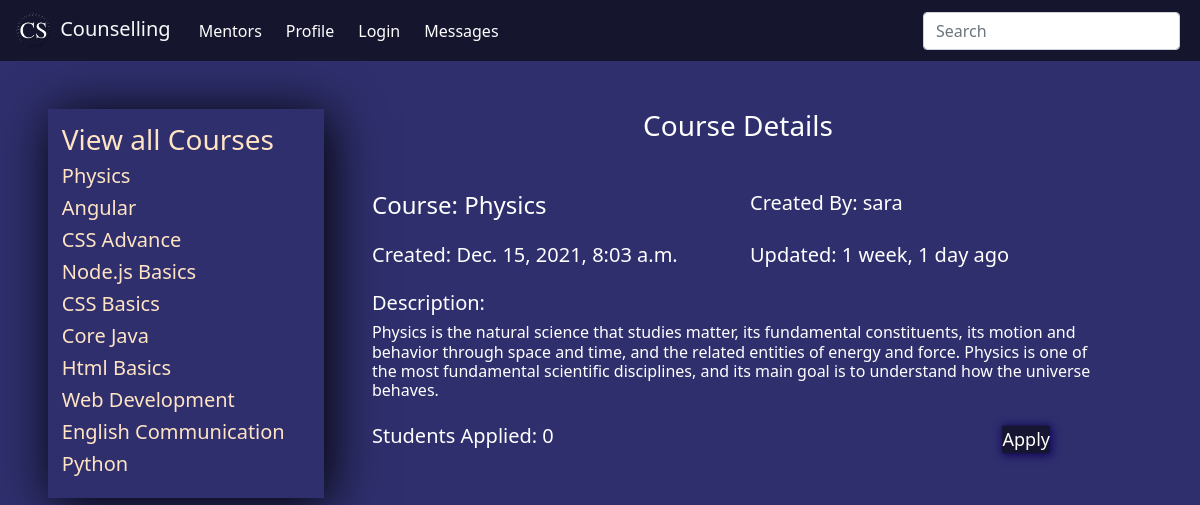
/view-course/13/, run on the app's committed database.
### base/models.py (models this page shows)
class course(models.Model):
    user = models.ForeignKey(User, on_delete=models.SET_NULL, null=True)
    course_name = models.CharField(max_length=100)
    course_description = models.TextField(null=True)
    course_isactive = models.BooleanField(default=True)
    course_created = models.DateTimeField(auto_now_add=True)
    course_updated = models.DateTimeField(auto_now=True)
    class Meta:
        ordering = ['-course_updated', '-course_created']
    def __str__(self):
        return str(self.course_name)

### base/views.py (the view)
# urls.py: path('view-course/<str:pk>/', views.viewCourse, name='view-course'),
def viewCourse(request,pk):
    courses = course.objects.all()
    mentors = User.objects.filter(groups=1)
    user = request.user
    if user.is_superuser:
        students = User.objects.filter(groups=2)
    else:
        followers = follower.objects.filter(mentor=user)
        students = []
        for i in followers:
            stu = User.objects.get(username=i.student)
            students.append(stu)
    data = course.objects.get(id=pk)
    applied_count = applyforcourse.objects.filter(course_id=data)
    applied_course1 = applyforcourse.objects.filter(course_id=data)
    print(applied_course1)
    count = 0
    if len(applied_count) > 0 :
        count = len(applied_count)
    try:
        applied_course = applyforcourse.objects.get(course_id=data, user=request.user)
        context = {
            "courses":courses,
            "mentors":mentors,
            "students":students,
            "data":data,
            "applycount":count,
            "appliedcourses":applied_course,
            "appliedcourses1":applied_course1,
        }
    except:
        context = {
            "courses":courses,
            "mentors":mentors,
            "students":students,
            "data":data,
            "applycount":count,
            "appliedcourses1":applied_course1,
        }
    return render(request, 'coursedetails.html', context)

### templates/coursedetails.html (shortened to what this page needs)
{% extends 'main.html' %}
{% block content %}
<div class="container-dash mt-5 mx-5">
    {% include 'managepage.html' %}
    <div class="dashboard mx-5">
        <h3 class="text-center mb-4">Course Details</h3>
        <div class="row pt-4">
            <div class="col mb-3">
                <h4>Course: {{data.course_name}}</h4>
            </div>
            <div class="col mb-3">
                <h5>Created By: {{data.user}}</h5>
            </div>
        </div>
        <div class="row">
            <div class="col mb-3">
                <h5>Created: {{data.course_created}}</h5>
            </div>
            <div class="col mb-3">
                <h5>Updated: {{data.course_updated|timesince}} ago</h5>
            </div>
        </div>
        <div class="row">
            <div class="col mb-3">
                <h5>Description:</h5>
                <h6>{{data.course_description}}</h6>
            </div>
        </div>
        <div class="row">
            <div class="col">
                <h5>Students Applied: {{applycount}}</h5>
            </div>
            {% if not request.user.is_staff and not request.user.is_superuser %}
            <div class="col-2">
                {% if appliedcourses != None %}
                <div class="login-inp">
                    <input type="button" value="Applied" readonly>
                </div>
                {% else %}
                <form action="{% url 'apply-course' %}" method="POST">
                <div class="login-inp">
                    <input type="submit" value="Apply">
                </div>
                </form>
                {% endif %}
            </div>
            {% elif request.user == data.user or request.user.is_superuser %}
            <div class="col-2">
                <div class="login-inp">
                    <a href="{% url 'edit-course' data.id %}" id="edit-btn">Edit</a>
                </div>
            </div>
            {% endif %}
        </div>
    </div>
</div>
{% endblock content %}

### templates/managepage.html (shortened to what this page needs)
{% if request.user.is_superuser or request.user.is_staff %}
    <div class="manage">
        <a href="{% url 'course' %}">
        {% if request.user.is_superuser %}
            <h3>Manage Courses ({{courses.count}})</h3>
        {% else %}
            <h3>All Courses</h3>
        {% endif %}
        </a>
        {% if request.user.is_superuser %}
            {% for course in courses|slice:":4" %}
            {% if request.user == course.user or request.user.is_superuser %}
            {% if course.course_isactive == True %}
            <a href="{% url 'view-course' course.id %}">
            <h5>{{course.course_name}}</h5>
            </a>
            {% endif %}
            {% endif %}
            {% endfor %}
        {% else %}
            {% for course in courses %}
            {% if request.user == course.user or request.user.is_superuser %}
            {% if course.course_isactive == True %}
            <a href="{% url 'view-course' course.id %}">
            <h5>{{course.course_name}}</h5>
            </a>
            {% endif %}
            {% endif %}
            {% endfor %}
        {% endif %}
        {% if not request.user.is_superuser %}
        {% else %}
        <hr>
        <a href="{% url 'mentors' %}">
        <h3>Manage Mentors ({{mentors.count}})</h3>
        </a>
        {% for mentor in mentors|slice:":4" %}
        <a href="{% url 'view-profile' mentor.id %}">
        <h5>{{mentor.username}}</h5>
        </a>
        {% endfor %}
        {% endif %}
        <hr>
        <a href="{% url 'students' %}">
        {% if request.user.is_superuser %}
        <h3>Manage Students ({{students.count}})</h3>
        {% else %}
        <h3>Manage Students</h3>
        {% endif %}
        </a>
        {% for student in students|slice:":4" %}
        <a href="{% url 'view-profile' student.id %}">
        <h5>{{student.username}}</h5>
        </a>
        {% endfor %}
    </div>
    {% else %}
    <div class="manage">
        <a href="{% url 'course' %}">
            <h3>View all Courses</h3>
        </a>
        {% for course in courses|slice:":15" %}
        {% if course.course_isactive == True %}
        <a href="{% url 'view-course' course.id %}">
        <h5>{{course.course_name}}</h5>
        </a>
        {% endif %}
        {% endfor %}
    </div>
{% endif %}

### static/main.css (style rules this page uses)
body { color: white; background-color: rgb(47, 47, 110); }
.login-inp input { margin-top: 2%; font-size: large; box-shadow: 1px 1px 10px 1px rgb(17, 4, 90); transform: translateY(-2%); border: none; margin-right: 1%; border-radius: 4%; padding: 0.5%; background-color: rgb(22, 22, 51); color: white; }
.container-dash { display: grid; grid-template-columns: 1fr 3fr; }

### templates/managepage.html (style rules this page uses)
.manage a { text-decoration: none; color: bisque; }
.manage { max-height: 650px; padding: 5%; box-shadow: 5px 5px 50px black; margin-bottom: 2%; }

### data on the page
course: course_name "Physics", user "sara", course_created "Dec. 15, 2021, 8:03 a.m.", course_updated "1 week, 1 day", course_description "Physics is the natural science that studies matter, its fundamental constituents, its motion and behavior through space and time, and the related entities of energy and force. Physics is one of the most fundamental scientific disciplines, and its main goal is to understand how the universe behaves."
course: course_name "Angular"
course: course_name "CSS Advance"
course: course_name "Node.js Basics"
course: course_name "CSS Basics"
course: course_name "Core Java"
course: course_name "Html Basics"
course: course_name "Web Development"
course: course_name "English Communication"
course: course_name "Python"

### other printed values
{{ applycount }} "0"
